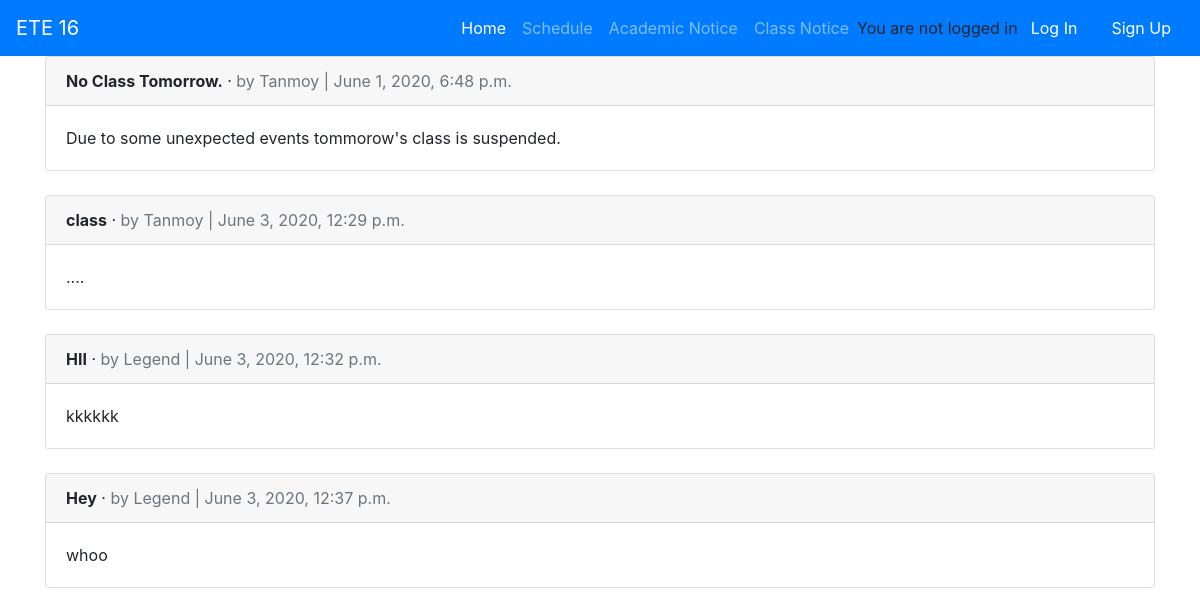
The page /class_notice/ on the database its author committed.
### ClassNotice/models.py (models this page shows, shortened)
class ClassNotice(models.Model):
	title = models.CharField(max_length=255)
	body = models.TextField()
	date = models.DateTimeField(auto_now_add = True)
	author = models.ForeignKey(
		settings.AUTH_USER_MODEL,
		on_delete = models.CASCADE,
		)

### users/models.py (models this page shows)
class CustomUser(AbstractUser):
	roll = models.IntegerField(validators=[MinValueValidator(1604001),MaxValueValidator(1604060)],null=True,blank=False)
	email = models.EmailField(null=False,blank=False)
	REQUIRED_FIELDS = ['roll','email']

### ClassNotice/views.py (the view)
# urls.py: path('',ClassNoticeView.as_view(),name='class_notice_list')
class ClassNoticeView(ListView):
	model = ClassNotice
	template_name = 'class_notice_list.html'

### templates/class_notice_list.html (shortened to what this page needs)
{% extends 'base.html' %}
{% block content %}
  {% for notice in object_list %}
    <div class="card">
      <div class="card-header">
        <span class="font-weight-bold">{{ notice.title }}</span> &middot;
        <span class="text-muted">by {{ notice.author }} | {{ notice.date }}</span>
      </div>
      <div class="card-body">
        {{ notice.body }}
      </div>
    </div>
    <br />
  {% endfor %}
{% endblock content %}

### rows shown on the page
ClassNotice: title "No Class Tomorrow.", author "Tanmoy", date "June 1, 2020, 6:48 p.m.", body "Due to some unexpected events tommorow's class is suspended."
ClassNotice: title "class", author "Tanmoy", date "June 3, 2020, 12:29 p.m.", body "...."
ClassNotice: title "HII", author "Legend", date "June 3, 2020, 12:32 p.m.", body "kkkkkk"
ClassNotice: title "Hey", author "Legend", date "June 3, 2020, 12:37 p.m.", body "whoo"
